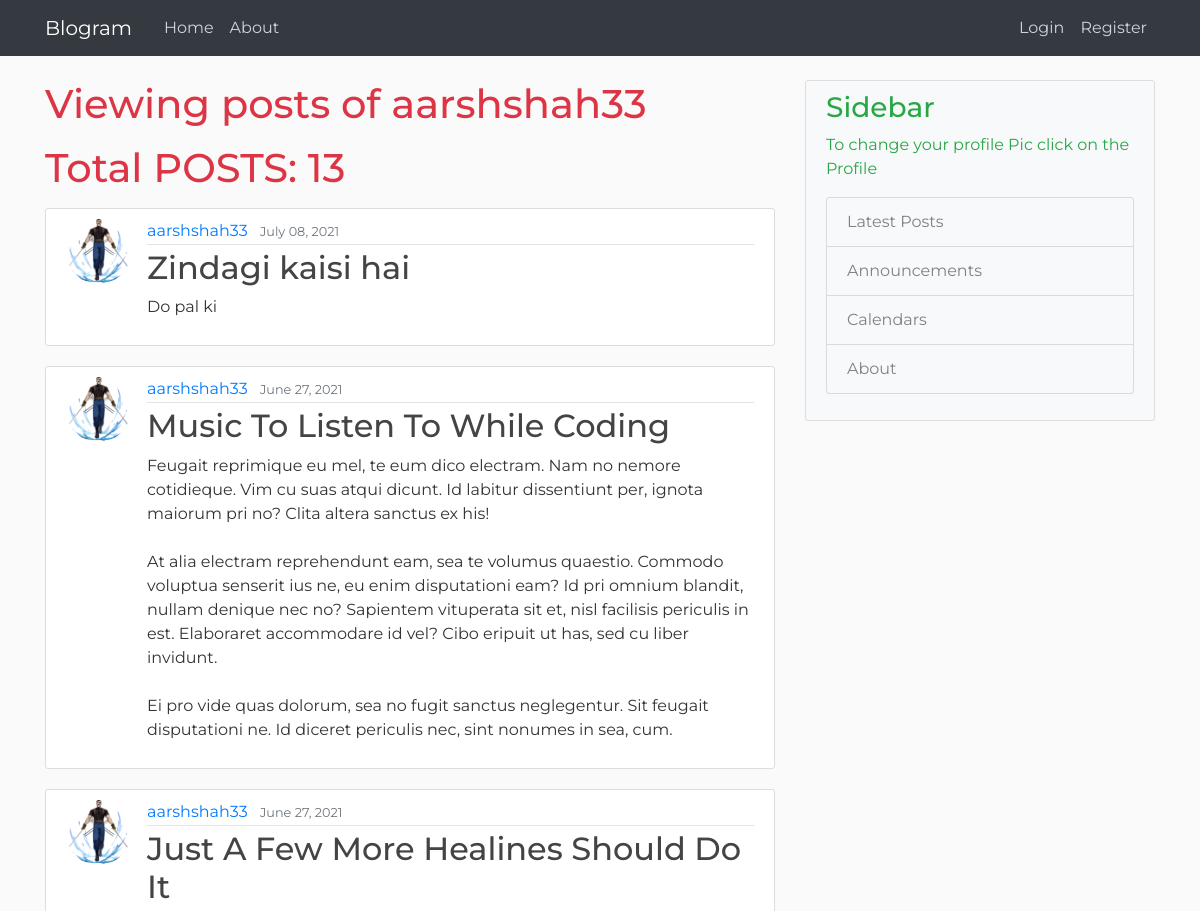
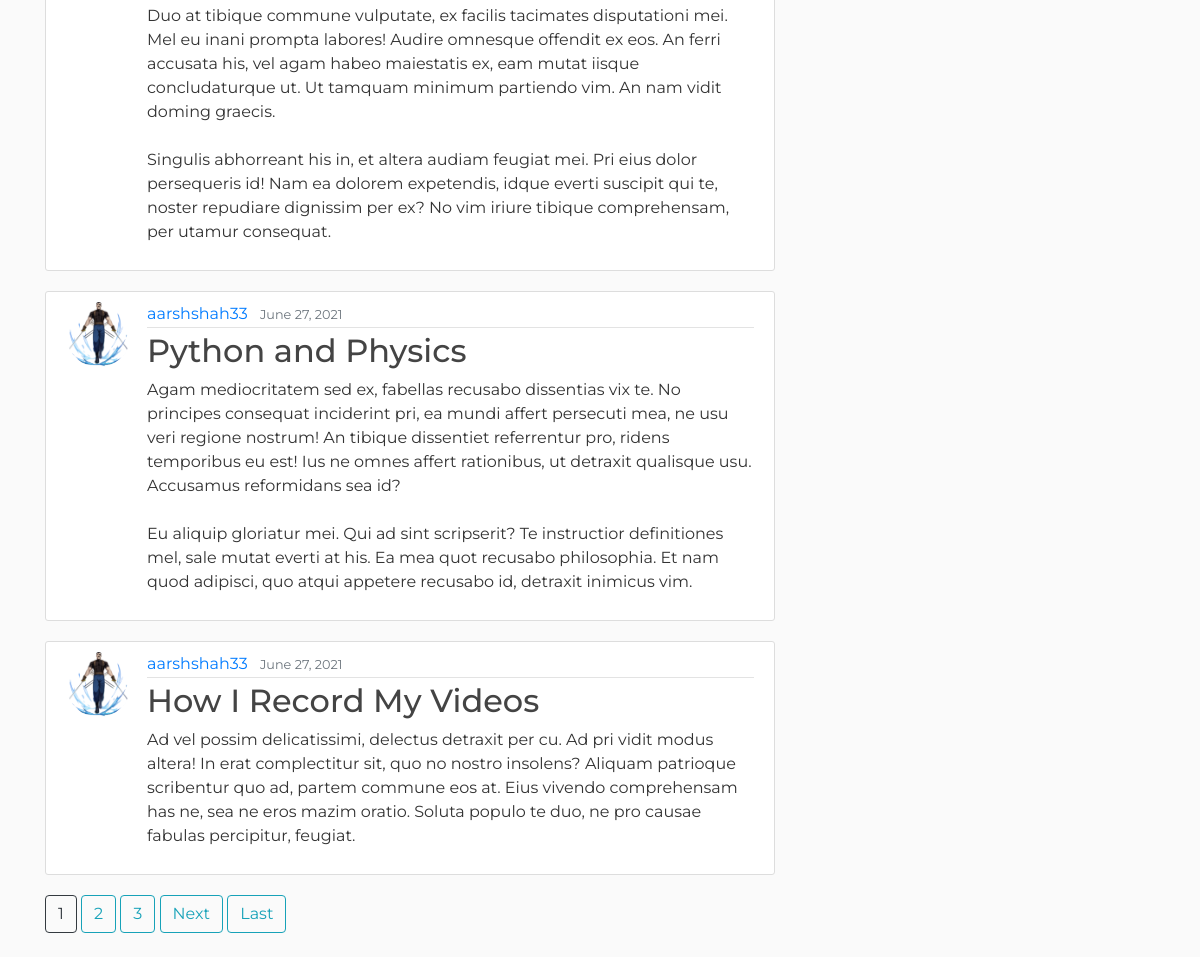
The page /user/aarshshah33/ on the database its author committed (2 pictures, top to bottom).
### blog/models.py (models this page shows, shortened)
class Post(models.Model):
	title=models.CharField(max_length=100)
	content=models.TextField()
	date_posted=models.DateTimeField(default=timezone.now)
	author=models.ForeignKey(User, on_delete=models.CASCADE)

### users/models.py (models this page shows, shortened)
class Profile(models.Model):
	user= models.OneToOneField(User, on_delete=models.CASCADE)
	image= models.ImageField(default='default.jpg', upload_to ='profile_pics')

### blog/views.py (the view)
# urls.py: path('user/<str:username>/',UserPostListView.as_view(),name='user-posts'),
class UserPostListView(ListView):
	model=Post
	template_name= 'blog/user_posts.html'
	context_object_name='posts'
	paginate_by=5
	def get_queryset(self):
		user = get_object_or_404(User, username=self.kwargs.get('username'))
		return Post.objects.filter(author=user).order_by('-date_posted')

### blog/templates/blog/user_posts.html (shortened to what this page needs)
{% extends "blog/base.html" %}
{% block content %}
<h1 class="mb-3 text-danger"> Viewing posts of {{ view.kwargs.username }} </h1>
<h1 class="mb-3 text-danger"> Total POSTS: {{ page_obj.paginator.count }} </h1>
	{% for post in posts %}
		<article class="media content-section">
			<img src="{{ post.author.profile.image.url }}" class="rounded-circle article-img">
	  <div class="media-body">
	    <div class="article-metadata">
	      <a class="mr-2" href="{% url 'user-posts' post.author %}">{{ post.author }}</a>
	      <small class="text-muted">{{ post.date_posted|date:"F d, Y" }}</small>
	    </div>
	    <h2><a class="article-title" href="{% url 'post-detail' post.id	 %}">{{ post.title }}</a></h2>
	    <p class="article-content">{{ post.content }}</p>
	  </div>
	</article>
	{% endfor %}
	{% if is_paginated %}
		{% for num in page_obj.paginator.page_range %}
		 {% if page_obj.number == num %}
		 <a class="btn btn-outline-dark mb-4" href="#">{{ num }}</a>
		 {% elif num > page_obj.number|add:'-5' and num < page_obj.number|add:'5' %}
		 <a class="btn btn-outline-info mb-4" href="?page={{ num }}">{{ num }}</a>
		 {% endif %}
		{% endfor %}
		{% if page_obj.has_next %}
		<a class="btn btn-outline-info mb-4" href="?page={{ page_obj.next_page_number }}">Next</a>
		<a class="btn btn-outline-info mb-4" href="?page={{ page_obj.paginator.num_pages }}">Last</a>
		{% endif %}
	{% endif %}
{% endblock content %}

### blog/static/blog/main.css (style rules this page uses)
body { background: #fafafa; color: #333333; margin-top: 5rem; }
h1, h2, h3, h4, h5, h6 { color: #444444; }
.content-section { background: #ffffff; padding: 10px 20px; border: 1px solid #dddddd; border-radius: 3px; margin-bottom: 20px; }
.article-title { color: #444444; }
.article-content { white-space: pre-line; }
.article-img { height: 65px; width: 65px; margin-right: 16px; }
.article-metadata { padding-bottom: 1px; margin-bottom: 4px; border-bottom: 1px solid #e3e3e3 }

### rows shown on the page
Post: author.profile.image (picture), author "aarshshah33", date_posted "July 08, 2021", title "Zindagi kaisi hai", content "Do pal ki"
Post: author.profile.image (picture), author "aarshshah33", date_posted "June 27, 2021", title "Music To Listen To While Coding", content "Feugait reprimique eu mel, te eum dico electram. Nam no nemore cotidieque. Vim cu suas atqui dicunt. Id labitur dissentiunt per, ignota maiorum pri no? Clita altera sanctus ex his! At alia electram reprehendunt eam, sea te volumus quaestio. Commodo voluptua senserit ius ne, eu enim disputationi eam? Id pri omnium blandit, nullam denique nec no? Sapientem vituperata sit et, nisl facilisis periculis in est. Elaboraret accommodare id vel? Cibo eripuit ut has, sed cu liber invidunt. Ei pro vide quas dolorum, sea no fugit sanctus neglegentur. Sit feugait disputationi ne. Id diceret periculis nec, sint nonumes in sea, cum."
Post: author.profile.image (picture), author "aarshshah33", date_posted "June 27, 2021", title "Just A Few More Healines Should Do It", content "Duo at tibique commune vulputate, ex facilis tacimates disputationi mei. Mel eu inani prompta labores! Audire omnesque offendit ex eos. An ferri accusata his, vel agam habeo maiestatis ex, eam mutat iisque concludaturque ut. Ut tamquam minimum partiendo vim. An nam vidit doming graecis. Singulis abhorreant his in, et altera audiam feugiat mei. Pri eius dolor persequeris id! Nam ea dolorem expetendis, idque everti suscipit qui te, noster repudiare dignissim per ex? No vim iriure tibique comprehensam, per utamur consequat."
Post: author.profile.image (picture), author "aarshshah33", date_posted "June 27, 2021", title "Python and Physics", content "Agam mediocritatem sed ex, fabellas recusabo dissentias vix te. No principes consequat inciderint pri, ea mundi affert persecuti mea, ne usu veri regione nostrum! An tibique dissentiet referrentur pro, ridens temporibus eu est! Ius ne omnes affert rationibus, ut detraxit qualisque usu. Accusamus reformidans sea id? Eu aliquip gloriatur mei. Qui ad sint scripserit? Te instructior definitiones mel, sale mutat everti at his. Ea mea quot recusabo philosophia. Et nam quod adipisci, quo atqui appetere recusabo id, detraxit inimicus vim."
Post: author.profile.image (picture), author "aarshshah33", date_posted "June 27, 2021", title "How I Record My Videos", content "Ad vel possim delicatissimi, delectus detraxit per cu. Ad pri vidit modus altera! In erat complectitur sit, quo no nostro insolens? Aliquam patrioque scribentur quo ad, partem commune eos at. Eius vivendo comprehensam has ne, sea ne eros mazim oratio. Soluta populo te duo, ne pro causae fabulas percipitur, feugiat."

### other values the page prints
{{ view.kwargs.username }} "aarshshah33"
{{ page_obj.paginator.count }} "13"
{{ num }} "1"
{{ num }} "2" "3"
